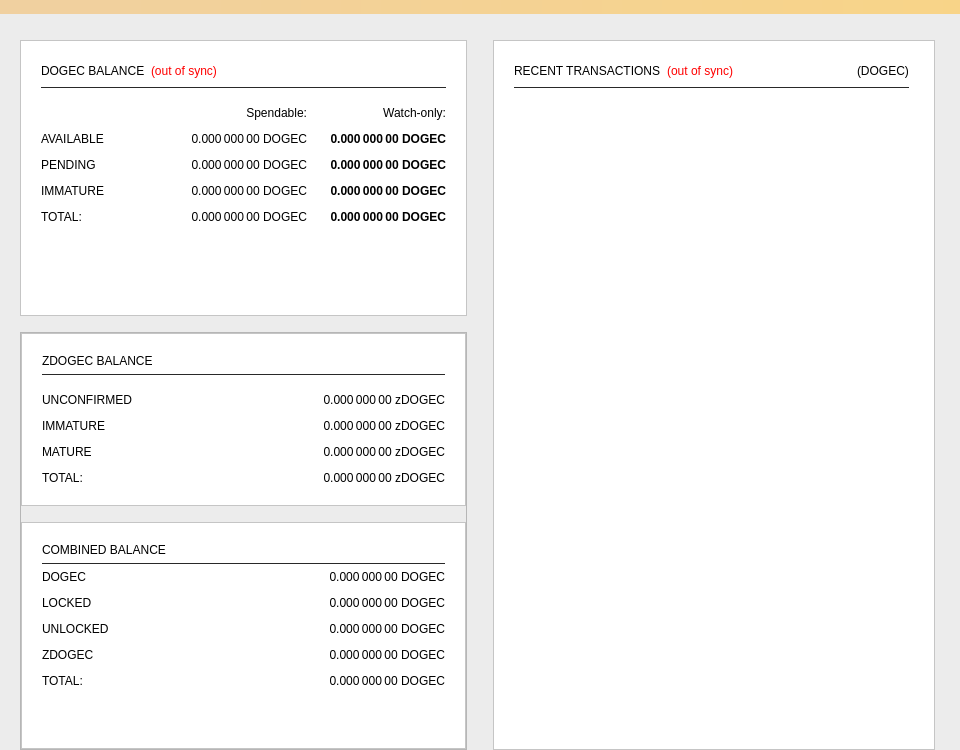
<?xml version="1.0" encoding="UTF-8"?>
<ui version="4.0">
 <class>OverviewPage</class>
 <widget class="QWidget" name="OverviewPage">
  <property name="geometry">
   <rect>
    <x>0</x>
    <y>0</y>
    <width>960</width>
    <height>750</height>
   </rect>
  </property>
  <property name="minimumSize">
   <size>
    <width>960</width>
    <height>0</height>
   </size>
  </property>
  <property name="windowTitle">
   <string>Form</string>
  </property>
  <property name="styleSheet">
   <string notr="true">background-color: #ececec;</string>
  </property>
  <layout class="QVBoxLayout" name="topLayout">
   <property name="leftMargin">
    <number>0</number>
   </property>
   <property name="topMargin">
    <number>0</number>
   </property>
   <property name="rightMargin">
    <number>0</number>
   </property>
   <property name="bottomMargin">
    <number>0</number>
   </property>
   <item>
    <widget class="QLabel" name="labelAlerts">
     <property name="visible">
      <bool>false</bool>
     </property>
     <property name="styleSheet">
      <string notr="true">background-color: qlineargradient(x1: 0, y1: 0, x2: 1, y2: 0, stop:0 #F0D0A0, stop:1 #F8D488); color:#000000;</string>
     </property>
     <property name="wordWrap">
      <bool>true</bool>
     </property>
     <property name="margin">
      <number>3</number>
     </property>
    </widget>
   </item>
   <item>
    <widget class="QLabel" name="label">
     <property name="text">
      <string/>
     </property>
     <property name="pixmap">
      <pixmap resource="../dogecash.qrc">:/images/dogecash_logo_horizontal</pixmap>
     </property>
     <property name="alignment">
      <set>Qt::AlignCenter</set>
     </property>
     <property name="margin">
      <number>27</number>
     </property>
    </widget>
   </item>
   <item>
    <layout class="QHBoxLayout" name="horizontalLayout" stretch="1,1">
     <property name="bottomMargin">
      <number>0</number>
     </property>
     <item>
      <layout class="QVBoxLayout" name="verticalLayout_2">
       <property name="leftMargin">
        <number>20</number>
       </property>
       <property name="rightMargin">
        <number>10</number>
       </property>
       <item>
        <widget class="QFrame" name="frame">
         <property name="styleSheet">
          <string notr="true">background-color: #FFFFFF;</string>
         </property>
         <property name="frameShape">
          <enum>QFrame::StyledPanel</enum>
         </property>
         <property name="frameShadow">
          <enum>QFrame::Raised</enum>
         </property>
         <layout class="QVBoxLayout" name="verticalLayout_4">
          <property name="leftMargin">
           <number>20</number>
          </property>
          <property name="topMargin">
           <number>20</number>
          </property>
          <property name="rightMargin">
           <number>20</number>
          </property>
          <property name="bottomMargin">
           <number>20</number>
          </property>
          <item>
           <layout class="QHBoxLayout" name="horizontalLayout_4">
            <item>
             <widget class="QLabel" name="label_5">
              <property name="font">
               <font>
                <weight>50</weight>
                <bold>false</bold>
               </font>
              </property>
              <property name="text">
               <string>DOGEC BALANCE</string>
              </property>
             </widget>
            </item>
            <item>
             <widget class="QLabel" name="labelWalletStatus">
              <property name="cursor">
               <cursorShape>WhatsThisCursor</cursorShape>
              </property>
              <property name="toolTip">
               <string>The displayed information may be out of date. Your wallet automatically synchronizes with the DogeCash network after a connection is established, but this process has not completed yet.</string>
              </property>
              <property name="styleSheet">
               <string notr="true">QLabel { color: red; }</string>
              </property>
              <property name="text">
               <string notr="true">(out of sync)</string>
              </property>
              <property name="alignment">
               <set>Qt::AlignLeading|Qt::AlignLeft|Qt::AlignVCenter</set>
              </property>
             </widget>
            </item>
            <item>
             <spacer name="horizontalSpacer_3">
              <property name="orientation">
               <enum>Qt::Horizontal</enum>
              </property>
              <property name="sizeHint" stdset="0">
               <size>
                <width>40</width>
                <height>20</height>
               </size>
              </property>
             </spacer>
            </item>
           </layout>
          </item>
          <item>
           <widget class="QLabel" name="label_3">
            <property name="maximumSize">
             <size>
              <width>16777215</width>
              <height>1</height>
             </size>
            </property>
            <property name="styleSheet">
             <string notr="true">background-color: #292929;</string>
            </property>
            <property name="text">
             <string/>
            </property>
           </widget>
          </item>
          <item>
           <layout class="QGridLayout" name="gridLayout">
            <property name="topMargin">
             <number>12</number>
            </property>
            <property name="spacing">
             <number>12</number>
            </property>
            <item row="2" column="2">
             <widget class="QLabel" name="labelWatchPending">
              <property name="font">
               <font>
                <weight>75</weight>
                <bold>true</bold>
               </font>
              </property>
              <property name="cursor">
               <cursorShape>IBeamCursor</cursorShape>
              </property>
              <property name="toolTip">
               <string>Unconfirmed transactions to watch-only addresses</string>
              </property>
              <property name="text">
               <string notr="true">0.000 000 00 DOGEC</string>
              </property>
              <property name="alignment">
               <set>Qt::AlignRight|Qt::AlignTrailing|Qt::AlignVCenter</set>
              </property>
              <property name="textInteractionFlags">
               <set>Qt::LinksAccessibleByMouse|Qt::TextSelectableByKeyboard|Qt::TextSelectableByMouse</set>
              </property>
             </widget>
            </item>
            <item row="2" column="1">
             <widget class="QLabel" name="labelUnconfirmed">
              <property name="font">
               <font>
                <weight>50</weight>
                <bold>false</bold>
               </font>
              </property>
              <property name="cursor">
               <cursorShape>IBeamCursor</cursorShape>
              </property>
              <property name="toolTip">
               <string>Total of transactions that have yet to be confirmed, and do not yet count toward the spendable balance</string>
              </property>
              <property name="text">
               <string notr="true">0.000 000 00 DOGEC</string>
              </property>
              <property name="alignment">
               <set>Qt::AlignRight|Qt::AlignTrailing|Qt::AlignVCenter</set>
              </property>
              <property name="textInteractionFlags">
               <set>Qt::LinksAccessibleByMouse|Qt::TextSelectableByKeyboard|Qt::TextSelectableByMouse</set>
              </property>
             </widget>
            </item>
            <item row="3" column="2">
             <widget class="QLabel" name="labelWatchImmature">
              <property name="font">
               <font>
                <weight>75</weight>
                <bold>true</bold>
               </font>
              </property>
              <property name="cursor">
               <cursorShape>IBeamCursor</cursorShape>
              </property>
              <property name="toolTip">
               <string>Staked or masternode rewards in watch-only addresses that has not yet matured</string>
              </property>
              <property name="text">
               <string notr="true">0.000 000 00 DOGEC</string>
              </property>
              <property name="alignment">
               <set>Qt::AlignRight|Qt::AlignTrailing|Qt::AlignVCenter</set>
              </property>
              <property name="textInteractionFlags">
               <set>Qt::LinksAccessibleByMouse|Qt::TextSelectableByKeyboard|Qt::TextSelectableByMouse</set>
              </property>
             </widget>
            </item>
            <item row="4" column="0">
             <widget class="QLabel" name="labelTotalText">
              <property name="text">
               <string>TOTAL:</string>
              </property>
             </widget>
            </item>
            <item row="3" column="1">
             <widget class="QLabel" name="labelImmature">
              <property name="font">
               <font>
                <weight>50</weight>
                <bold>false</bold>
               </font>
              </property>
              <property name="cursor">
               <cursorShape>IBeamCursor</cursorShape>
              </property>
              <property name="toolTip">
               <string>Staked or masternode rewards that has not yet matured</string>
              </property>
              <property name="text">
               <string notr="true">0.000 000 00 DOGEC</string>
              </property>
              <property name="alignment">
               <set>Qt::AlignRight|Qt::AlignTrailing|Qt::AlignVCenter</set>
              </property>
              <property name="textInteractionFlags">
               <set>Qt::LinksAccessibleByMouse|Qt::TextSelectableByKeyboard|Qt::TextSelectableByMouse</set>
              </property>
             </widget>
            </item>
            <item row="3" column="0">
             <widget class="QLabel" name="labelImmatureText">
              <property name="text">
               <string>IMMATURE</string>
              </property>
             </widget>
            </item>
            <item row="4" column="1">
             <widget class="QLabel" name="labelTotal">
              <property name="font">
               <font>
                <weight>50</weight>
                <bold>false</bold>
               </font>
              </property>
              <property name="cursor">
               <cursorShape>IBeamCursor</cursorShape>
              </property>
              <property name="toolTip">
               <string>Your current total balance</string>
              </property>
              <property name="text">
               <string notr="true">0.000 000 00 DOGEC</string>
              </property>
              <property name="alignment">
               <set>Qt::AlignRight|Qt::AlignTrailing|Qt::AlignVCenter</set>
              </property>
              <property name="textInteractionFlags">
               <set>Qt::LinksAccessibleByMouse|Qt::TextSelectableByKeyboard|Qt::TextSelectableByMouse</set>
              </property>
             </widget>
            </item>
            <item row="4" column="2">
             <widget class="QLabel" name="labelWatchTotal">
              <property name="font">
               <font>
                <weight>75</weight>
                <bold>true</bold>
               </font>
              </property>
              <property name="cursor">
               <cursorShape>IBeamCursor</cursorShape>
              </property>
              <property name="toolTip">
               <string>Current total balance in watch-only addresses</string>
              </property>
              <property name="text">
               <string notr="true">0.000 000 00 DOGEC</string>
              </property>
              <property name="alignment">
               <set>Qt::AlignRight|Qt::AlignTrailing|Qt::AlignVCenter</set>
              </property>
              <property name="textInteractionFlags">
               <set>Qt::LinksAccessibleByMouse|Qt::TextSelectableByKeyboard|Qt::TextSelectableByMouse</set>
              </property>
             </widget>
            </item>
            <item row="0" column="2">
             <widget class="QLabel" name="labelWatchonly">
              <property name="text">
               <string>Watch-only:</string>
              </property>
              <property name="alignment">
               <set>Qt::AlignRight|Qt::AlignTrailing|Qt::AlignVCenter</set>
              </property>
             </widget>
            </item>
            <item row="1" column="0">
             <widget class="QLabel" name="labelBalanceText">
              <property name="text">
               <string>AVAILABLE</string>
              </property>
             </widget>
            </item>
            <item row="1" column="1">
             <widget class="QLabel" name="labelBalance">
              <property name="font">
               <font>
                <weight>50</weight>
                <bold>false</bold>
               </font>
              </property>
              <property name="cursor">
               <cursorShape>IBeamCursor</cursorShape>
              </property>
              <property name="toolTip">
               <string>Your current spendable balance</string>
              </property>
              <property name="text">
               <string notr="true">0.000 000 00 DOGEC</string>
              </property>
              <property name="alignment">
               <set>Qt::AlignRight|Qt::AlignTrailing|Qt::AlignVCenter</set>
              </property>
              <property name="textInteractionFlags">
               <set>Qt::LinksAccessibleByMouse|Qt::TextSelectableByKeyboard|Qt::TextSelectableByMouse</set>
              </property>
             </widget>
            </item>
            <item row="1" column="2">
             <widget class="QLabel" name="labelWatchAvailable">
              <property name="font">
               <font>
                <weight>75</weight>
                <bold>true</bold>
               </font>
              </property>
              <property name="cursor">
               <cursorShape>IBeamCursor</cursorShape>
              </property>
              <property name="toolTip">
               <string>Your current balance in watch-only addresses</string>
              </property>
              <property name="text">
               <string notr="true">0.000 000 00 DOGEC</string>
              </property>
              <property name="alignment">
               <set>Qt::AlignRight|Qt::AlignTrailing|Qt::AlignVCenter</set>
              </property>
              <property name="textInteractionFlags">
               <set>Qt::LinksAccessibleByMouse|Qt::TextSelectableByKeyboard|Qt::TextSelectableByMouse</set>
              </property>
             </widget>
            </item>
            <item row="2" column="0">
             <widget class="QLabel" name="labelPendingText">
              <property name="text">
               <string>PENDING</string>
              </property>
             </widget>
            </item>
            <item row="0" column="1">
             <widget class="QLabel" name="labelSpendable">
              <property name="text">
               <string>Spendable:</string>
              </property>
              <property name="alignment">
               <set>Qt::AlignRight|Qt::AlignTrailing|Qt::AlignVCenter</set>
              </property>
             </widget>
            </item>
           </layout>
          </item>
          <item>
           <spacer name="verticalSpacer_4">
            <property name="orientation">
             <enum>Qt::Vertical</enum>
            </property>
            <property name="sizeHint" stdset="0">
             <size>
              <width>20</width>
              <height>40</height>
             </size>
            </property>
           </spacer>
          </item>
         </layout>
        </widget>
       </item>
       <item>
        <spacer name="verticalSpacer_2">
         <property name="orientation">
          <enum>Qt::Vertical</enum>
         </property>
         <property name="sizeType">
          <enum>QSizePolicy::Fixed</enum>
         </property>
         <property name="sizeHint" stdset="0">
          <size>
           <width>20</width>
           <height>10</height>
          </size>
         </property>
        </spacer>
       </item>
       <item>
        <widget class="QFrame" name="frameObfuscation">
         <property name="minimumSize">
          <size>
           <width>0</width>
           <height>350</height>
          </size>
         </property>
         <property name="layoutDirection">
          <enum>Qt::LeftToRight</enum>
         </property>
         <property name="frameShape">
          <enum>QFrame::StyledPanel</enum>
         </property>
         <property name="frameShadow">
          <enum>QFrame::Raised</enum>
         </property>
         <layout class="QVBoxLayout" name="verticalLayout_6">
          <property name="leftMargin">
           <number>0</number>
          </property>
          <property name="topMargin">
           <number>0</number>
          </property>
          <property name="rightMargin">
           <number>0</number>
          </property>
          <property name="bottomMargin">
           <number>0</number>
          </property>
          <item>
           <widget class="QFrame" name="frame_4">
            <property name="styleSheet">
             <string notr="true">background-color: #FFFFFF;</string>
            </property>
            <property name="frameShape">
             <enum>QFrame::StyledPanel</enum>
            </property>
            <property name="frameShadow">
             <enum>QFrame::Raised</enum>
            </property>
            <layout class="QVBoxLayout" name="verticalLayout_7">
             <property name="leftMargin">
              <number>20</number>
             </property>
             <property name="topMargin">
              <number>20</number>
             </property>
             <property name="rightMargin">
              <number>20</number>
             </property>
             <property name="bottomMargin">
              <number>20</number>
             </property>
             <item>
              <layout class="QHBoxLayout" name="horizontalLayout_8" stretch="0">
               <item>
                <widget class="QLabel" name="label_5z_3">
                 <property name="maximumSize">
                  <size>
                   <width>16777215</width>
                   <height>20</height>
                  </size>
                 </property>
                 <property name="font">
                  <font>
                   <weight>50</weight>
                   <bold>false</bold>
                  </font>
                 </property>
                 <property name="text">
                  <string>ZDOGEC BALANCE</string>
                 </property>
                </widget>
               </item>
              </layout>
             </item>
             <item>
              <widget class="QLabel" name="label_6">
               <property name="maximumSize">
                <size>
                 <width>16777215</width>
                 <height>1</height>
                </size>
               </property>
               <property name="styleSheet">
                <string notr="true">background-color: #292929;</string>
               </property>
               <property name="text">
                <string/>
               </property>
              </widget>
             </item>
             <item>
              <layout class="QGridLayout" name="gridLayout_5">
               <property name="topMargin">
                <number>12</number>
               </property>
               <property name="spacing">
                <number>12</number>
               </property>
               <item row="4" column="0">
                <widget class="QLabel" name="labelzBalanceMatureText">
                 <property name="toolTip">
                  <string>Mature: more than 20 confirmation and more than 1 mints of the same denomination after it was minted.
These zDOGEC are spendable.</string>
                 </property>
                 <property name="text">
                  <string>MATURE</string>
                 </property>
                </widget>
               </item>
               <item row="4" column="1">
                <widget class="QLabel" name="labelzBalanceMature">
                 <property name="font">
                  <font>
                   <weight>50</weight>
                   <bold>false</bold>
                  </font>
                 </property>
                 <property name="toolTip">
                  <string>Mature: more than 20 confirmation and more than 1 mints of the same denomination after it was minted.
These zDOGEC are spendable.</string>
                 </property>
                 <property name="text">
                  <string>0.000 000 00 zDOGEC</string>
                 </property>
                 <property name="alignment">
                  <set>Qt::AlignRight|Qt::AlignTrailing|Qt::AlignVCenter</set>
                 </property>
                </widget>
               </item>
               <item row="2" column="0">
                <widget class="QLabel" name="labelzBalanceUnconfirmedText">
                 <property name="toolTip">
                  <string>Unconfirmed: less than 20 confirmations
Immature: confirmed, but less than 1 mints of the same denomination after it was minted</string>
                 </property>
                 <property name="text">
                  <string>UNCONFIRMED</string>
                 </property>
                </widget>
               </item>
               <item row="2" column="1">
                <widget class="QLabel" name="labelzBalanceUnconfirmed">
                 <property name="font">
                  <font>
                   <weight>50</weight>
                   <bold>false</bold>
                  </font>
                 </property>
                 <property name="toolTip">
                  <string>Unconfirmed: less than 20 confirmations
Immature: confirmed, but less than 1 mints of the same denomination after it was minted</string>
                 </property>
                 <property name="text">
                  <string>0.000 000 00 zDOGEC</string>
                 </property>
                 <property name="alignment">
                  <set>Qt::AlignRight|Qt::AlignTrailing|Qt::AlignVCenter</set>
                 </property>
                </widget>
               </item>
               <item row="3" column="0">
                <widget class="QLabel" name="labelzBalanceImmatureText">
                 <property name="toolTip">
                  <string>Unconfirmed: less than 20 confirmations
Immature: confirmed, but less than 1 mints of the same denomination after it was minted</string>
                 </property>
                 <property name="text">
                  <string>IMMATURE</string>
                 </property>
                </widget>
               </item>
               <item row="3" column="1">
                <widget class="QLabel" name="labelzBalanceImmature">
                 <property name="font">
                  <font>
                   <weight>50</weight>
                   <bold>false</bold>
                  </font>
                 </property>
                 <property name="toolTip">
                  <string>Unconfirmed: less than 20 confirmations
Immature: confirmed, but less than 1 mints of the same denomination after it was minted</string>
                 </property>
                 <property name="text">
                  <string>0.000 000 00 zDOGEC</string>
                 </property>
                 <property name="alignment">
                  <set>Qt::AlignRight|Qt::AlignTrailing|Qt::AlignVCenter</set>
                 </property>
                </widget>
               </item>
               <item row="5" column="0">
                <widget class="QLabel" name="labelzBalanceText">
                 <property name="toolTip">
                  <string>All available zDOGEC, unconfirmed and immature zDOGEC included.</string>
                 </property>
                 <property name="text">
                  <string>TOTAL:</string>
                 </property>
                </widget>
               </item>
               <item row="5" column="1">
                <widget class="QLabel" name="labelzBalance">
                 <property name="font">
                  <font>
                   <weight>50</weight>
                   <bold>false</bold>
                  </font>
                 </property>
                 <property name="cursor">
                  <cursorShape>IBeamCursor</cursorShape>
                 </property>
                 <property name="toolTip">
                  <string>All available zDOGEC, unconfirmed and immature zDOGEC included.</string>
                 </property>
                 <property name="text">
                  <string notr="true">0.000 000 00 zDOGEC</string>
                 </property>
                 <property name="alignment">
                  <set>Qt::AlignRight|Qt::AlignTrailing|Qt::AlignVCenter</set>
                 </property>
                 <property name="textInteractionFlags">
                  <set>Qt::LinksAccessibleByMouse|Qt::TextSelectableByKeyboard|Qt::TextSelectableByMouse</set>
                 </property>
                </widget>
               </item>
              </layout>
             </item>
            </layout>
           </widget>
          </item>
          <item>
           <spacer name="verticalSpacer_3">
            <property name="orientation">
             <enum>Qt::Vertical</enum>
            </property>
            <property name="sizeType">
             <enum>QSizePolicy::Fixed</enum>
            </property>
            <property name="sizeHint" stdset="0">
             <size>
              <width>20</width>
              <height>10</height>
             </size>
            </property>
           </spacer>
          </item>
          <item>
           <widget class="QFrame" name="frame_3">
            <property name="styleSheet">
             <string notr="true">background-color: #FFFFFF;</string>
            </property>
            <property name="frameShape">
             <enum>QFrame::StyledPanel</enum>
            </property>
            <property name="frameShadow">
             <enum>QFrame::Raised</enum>
            </property>
            <layout class="QVBoxLayout" name="verticalLayout_5">
             <property name="leftMargin">
              <number>20</number>
             </property>
             <property name="topMargin">
              <number>20</number>
             </property>
             <property name="rightMargin">
              <number>20</number>
             </property>
             <property name="bottomMargin">
              <number>20</number>
             </property>
             <item>
              <layout class="QHBoxLayout" name="horizontalLayout_5" stretch="0">
               <item>
                <widget class="QLabel" name="label_5z">
                 <property name="maximumSize">
                  <size>
                   <width>16777215</width>
                   <height>20</height>
                  </size>
                 </property>
                 <property name="font">
                  <font>
                   <weight>50</weight>
                   <bold>false</bold>
                  </font>
                 </property>
                 <property name="toolTip">
                  <string>Combined Balances (including unconfirmed and immature coins)</string>
                 </property>
                 <property name="text">
                  <string>COMBINED BALANCE</string>
                 </property>
                </widget>
               </item>
              </layout>
             </item>
             <item>
              <widget class="QLabel" name="label_7">
               <property name="maximumSize">
                <size>
                 <width>16777215</width>
                 <height>1</height>
                </size>
               </property>
               <property name="styleSheet">
                <string notr="true">background-color: #292929;</string>
               </property>
               <property name="text">
                <string/>
               </property>
              </widget>
             </item>
             <item>
              <layout class="QGridLayout" name="gridLayout_3">
               <property name="topMargin">
                <number>0</number>
               </property>
               <property name="spacing">
                <number>12</number>
               </property>
               <item row="4" column="1">
                <widget class="QLabel" name="labelzBalancez">
                 <property name="font">
                  <font>
                   <weight>50</weight>
                   <bold>false</bold>
                  </font>
                 </property>
                 <property name="cursor">
                  <cursorShape>IBeamCursor</cursorShape>
                 </property>
                 <property name="toolTip">
                  <string>Total of transactions that have yet to be confirmed, and do not yet count toward the spendable balance</string>
                 </property>
                 <property name="text">
                  <string notr="true">0.000 000 00 DOGEC</string>
                 </property>
                 <property name="alignment">
                  <set>Qt::AlignRight|Qt::AlignTrailing|Qt::AlignVCenter</set>
                 </property>
                 <property name="textInteractionFlags">
                  <set>Qt::LinksAccessibleByMouse|Qt::TextSelectableByKeyboard|Qt::TextSelectableByMouse</set>
                 </property>
                </widget>
               </item>
               <item row="1" column="0">
                <widget class="QLabel" name="labelBalanceTextz">
                 <property name="text">
                  <string>DOGEC</string>
                 </property>
                </widget>
               </item>
               <item row="1" column="1">
                <widget class="QLabel" name="labelBalancez">
                 <property name="font">
                  <font>
                   <weight>50</weight>
                   <bold>false</bold>
                  </font>
                 </property>
                 <property name="cursor">
                  <cursorShape>IBeamCursor</cursorShape>
                 </property>
                 <property name="toolTip">
                  <string>Your current spendable balance</string>
                 </property>
                 <property name="text">
                  <string notr="true">0.000 000 00 DOGEC</string>
                 </property>
                 <property name="alignment">
                  <set>Qt::AlignRight|Qt::AlignTrailing|Qt::AlignVCenter</set>
                 </property>
                 <property name="textInteractionFlags">
                  <set>Qt::LinksAccessibleByMouse|Qt::TextSelectableByKeyboard|Qt::TextSelectableByMouse</set>
                 </property>
                </widget>
               </item>
               <item row="4" column="0">
                <widget class="QLabel" name="labelzBalanceTextz">
                 <property name="toolTip">
                  <string/>
                 </property>
                 <property name="text">
                  <string>ZDOGEC</string>
                 </property>
                </widget>
               </item>
               <item row="2" column="1">
                <widget class="QLabel" name="labelLockedBalance">
                 <property name="toolTip">
                  <string>Locked DOGEC or Masternode collaterals. These are excluded from zDOGEC minting.</string>
                 </property>
                 <property name="text">
                  <string>0.000 000 00 DOGEC</string>
                 </property>
                 <property name="alignment">
                  <set>Qt::AlignRight|Qt::AlignTrailing|Qt::AlignVCenter</set>
                 </property>
                </widget>
               </item>
               <item row="2" column="0">
                <widget class="QLabel" name="labelLockedBalanceText">
                 <property name="toolTip">
                  <string>Locked DOGEC or Masternode collaterals. These are excluded from zDOGEC minting.</string>
                 </property>
                 <property name="text">
                  <string>LOCKED</string>
                 </property>
                </widget>
               </item>
               <item row="3" column="0">
                <widget class="QLabel" name="labelUnLockedBalanceText">
                 <property name="toolTip">
                  <string>Unlocked DOGECs. These can be used for zDOGEC minting.</string>
                 </property>
                 <property name="text">
                  <string>UNLOCKED</string>
                 </property>
                </widget>
               </item>
               <item row="3" column="1">
                <widget class="QLabel" name="labelUnLockedBalance">
                 <property name="toolTip">
                  <string>Unlocked DOGECs. These can be used for zDOGEC minting.</string>
                 </property>
                 <property name="text">
                  <string>0.000 000 00 DOGEC</string>
                 </property>
                 <property name="alignment">
                  <set>Qt::AlignRight|Qt::AlignTrailing|Qt::AlignVCenter</set>
                 </property>
                </widget>
               </item>
               <item row="5" column="1">
                <widget class="QLabel" name="labelTotalz">
                 <property name="font">
                  <font>
                   <weight>50</weight>
                   <bold>false</bold>
                  </font>
                 </property>
                 <property name="cursor">
                  <cursorShape>IBeamCursor</cursorShape>
                 </property>
                 <property name="toolTip">
                  <string>Total Balance, including unconfirmed and immature coins.</string>
                 </property>
                 <property name="text">
                  <string notr="true">0.000 000 00 DOGEC</string>
                 </property>
                 <property name="alignment">
                  <set>Qt::AlignRight|Qt::AlignTrailing|Qt::AlignVCenter</set>
                 </property>
                 <property name="textInteractionFlags">
                  <set>Qt::LinksAccessibleByMouse|Qt::TextSelectableByKeyboard|Qt::TextSelectableByMouse</set>
                 </property>
                </widget>
               </item>
               <item row="5" column="0">
                <widget class="QLabel" name="labelTotalTextz">
                 <property name="text">
                  <string>TOTAL:</string>
                 </property>
                </widget>
               </item>
              </layout>
             </item>
             <item>
              <spacer name="verticalSpacer">
               <property name="orientation">
                <enum>Qt::Vertical</enum>
               </property>
               <property name="sizeHint" stdset="0">
                <size>
                 <width>20</width>
                 <height>40</height>
                </size>
               </property>
              </spacer>
             </item>
            </layout>
           </widget>
          </item>
         </layout>
        </widget>
       </item>
      </layout>
     </item>
     <item>
      <layout class="QVBoxLayout" name="verticalLayout_3">
       <property name="leftMargin">
        <number>10</number>
       </property>
       <property name="rightMargin">
        <number>25</number>
       </property>
       <item>
        <widget class="QFrame" name="frame_2">
         <property name="styleSheet">
          <string notr="true">background-color: #FFFFFF;
</string>
         </property>
         <property name="frameShape">
          <enum>QFrame::StyledPanel</enum>
         </property>
         <property name="frameShadow">
          <enum>QFrame::Raised</enum>
         </property>
         <layout class="QVBoxLayout" name="verticalLayout">
          <property name="leftMargin">
           <number>0</number>
          </property>
          <property name="topMargin">
           <number>20</number>
          </property>
          <property name="rightMargin">
           <number>0</number>
          </property>
          <item>
           <layout class="QHBoxLayout" name="horizontalLayout_2">
            <property name="leftMargin">
             <number>20</number>
            </property>
            <property name="rightMargin">
             <number>25</number>
            </property>
            <item>
             <widget class="QLabel" name="label_4">
              <property name="font">
               <font>
                <weight>50</weight>
                <bold>false</bold>
               </font>
              </property>
              <property name="text">
               <string>RECENT TRANSACTIONS</string>
              </property>
             </widget>
            </item>
            <item>
             <widget class="QLabel" name="labelTransactionsStatus">
              <property name="cursor">
               <cursorShape>WhatsThisCursor</cursorShape>
              </property>
              <property name="toolTip">
               <string>The displayed information may be out of date. Your wallet automatically synchronizes with the DogeCash network after a connection is established, but this process has not completed yet.</string>
              </property>
              <property name="styleSheet">
               <string notr="true">QLabel { color: red; }</string>
              </property>
              <property name="text">
               <string notr="true">(out of sync)</string>
              </property>
              <property name="alignment">
               <set>Qt::AlignRight|Qt::AlignTrailing|Qt::AlignVCenter</set>
              </property>
             </widget>
            </item>
            <item>
             <spacer name="horizontalSpacer">
              <property name="orientation">
               <enum>Qt::Horizontal</enum>
              </property>
              <property name="sizeHint" stdset="0">
               <size>
                <width>40</width>
                <height>20</height>
               </size>
              </property>
             </spacer>
            </item>
            <item>
             <widget class="QLabel" name="label_2">
              <property name="text">
               <string>(DOGEC)</string>
              </property>
             </widget>
            </item>
           </layout>
          </item>
          <item>
           <widget class="QLabel" name="label_8">
            <property name="maximumSize">
             <size>
              <width>16777215</width>
              <height>1</height>
             </size>
            </property>
            <property name="styleSheet">
             <string notr="true">background-color: #292929;
margin-left:20px;
margin-right:25px;
</string>
            </property>
            <property name="text">
             <string/>
            </property>
           </widget>
          </item>
          <item>
           <widget class="QListView" name="listTransactions">
            <property name="styleSheet">
             <string notr="true"/>
            </property>
            <property name="frameShape">
             <enum>QFrame::NoFrame</enum>
            </property>
            <property name="verticalScrollBarPolicy">
             <enum>Qt::ScrollBarAlwaysOff</enum>
            </property>
            <property name="horizontalScrollBarPolicy">
             <enum>Qt::ScrollBarAlwaysOff</enum>
            </property>
            <property name="alternatingRowColors">
             <bool>true</bool>
            </property>
            <property name="selectionMode">
             <enum>QAbstractItemView::NoSelection</enum>
            </property>
           </widget>
          </item>
         </layout>
        </widget>
       </item>
      </layout>
     </item>
    </layout>
   </item>
  </layout>
 </widget>
 <resources>
  <include location="../dogecash.qrc"/>
 </resources>
 <connections/>
</ui>
